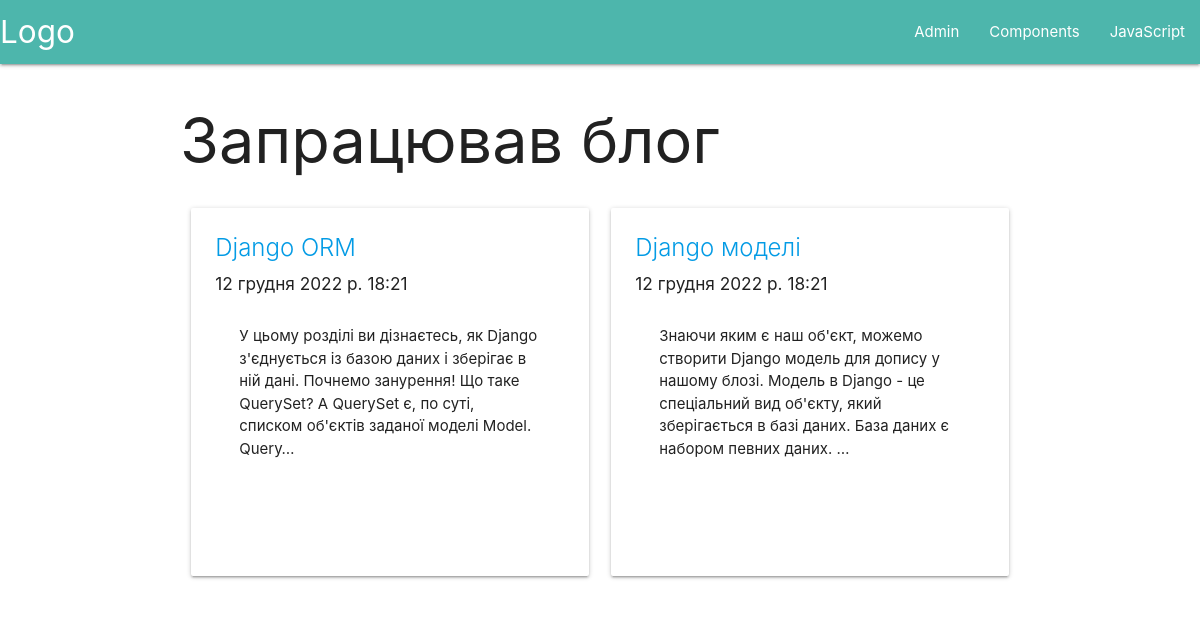
The page / on the database its author committed.
### blog/models.py (models this page shows, shortened)
class Post(models.Model):
    title = models.CharField(max_length=100)
    text = models.TextField()
    created_at = models.DateTimeField(default=timezone.now)
    post_slug = models.CharField(max_length=80, default="default_post")

### blog/views.py (the view)
# urls.py: path(r'', views.blog_main), # domen.com/blog/
def blog_main(request, *args):
    data_dict  ={
        "posts": Post.objects.all()
    }
    return render(request, 'blog_main.html', data_dict)

### blog/templates/blog_main.html
{% extends 'navbar.html' %}
    {% block content %}
    <div class="container">
        <h1>Запрацював блог</h1>
        {% if posts %}
            <div class="row">
                {% for post in posts %}
                <div class="col s12 l6">
                    <div class="card">
                        <div class="card-content">
                            <span class="card-title">
                                <a href="/{{ post.post_slug }}">{{ post.title }}</a>
                            </span>
                            <h6>{{ post.created_at }}</h6>
                            <div class="card-content">{{ post.text|truncatechars:200 }}</div>
                            <br><br><br>
                        </div>
                    </div>
                </div>
                {% endfor %}
            </div>
        {% endif %}
    </div>
    {% endblock %}

### rows shown on the page
Post: title "Django ORM", created_at "12 грудня 2022 р. 18:21", text "У цьому розділі ви дізнаєтесь, як Django з'єднується із базою даних і зберігає в ній дані. Почнемо занурення! Що таке QuerySet? A QuerySet є, по суті, списком об'єктів заданої моделі Model. Query…"
Post: title "Django моделі", created_at "12 грудня 2022 р. 18:21", text "Знаючи яким є наш об'єкт, можемо створити Django модель для допису у нашому блозі. Модель в Django - це спеціальний вид об'єкту, який зберігається в базі даних. База даних є набором певних даних. …"
